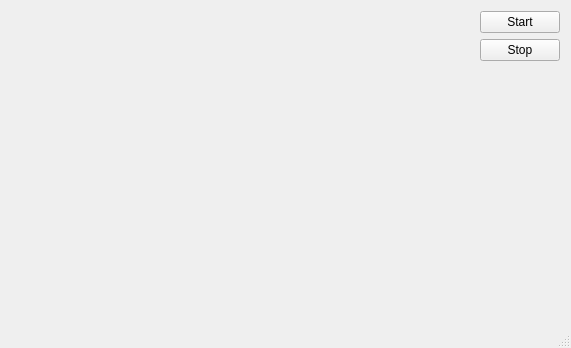
<?xml version="1.0" encoding="UTF-8"?>
<ui version="4.0">
 <class>MainWindow</class>
 <widget class="QMainWindow" name="MainWindow">
  <property name="geometry">
   <rect>
    <x>0</x>
    <y>0</y>
    <width>571</width>
    <height>348</height>
   </rect>
  </property>
  <property name="windowTitle">
   <string>MainWindow</string>
  </property>
  <widget class="QWidget" name="centralWidget">
   <layout class="QGridLayout" name="gridLayout">
    <item row="1" column="1">
     <widget class="QPushButton" name="start">
      <property name="text">
       <string>Start</string>
      </property>
     </widget>
    </item>
    <item row="2" column="1">
     <widget class="QPushButton" name="stop">
      <property name="text">
       <string>Stop</string>
      </property>
     </widget>
    </item>
    <item row="3" column="1">
     <spacer name="verticalSpacer">
      <property name="orientation">
       <enum>Qt::Vertical</enum>
      </property>
      <property name="sizeHint" stdset="0">
       <size>
        <width>20</width>
        <height>40</height>
       </size>
      </property>
     </spacer>
    </item>
    <item row="2" column="0">
     <spacer name="horizontalSpacer">
      <property name="orientation">
       <enum>Qt::Horizontal</enum>
      </property>
      <property name="sizeHint" stdset="0">
       <size>
        <width>40</width>
        <height>20</height>
       </size>
      </property>
     </spacer>
    </item>
   </layout>
  </widget>
  <widget class="QStatusBar" name="statusBar"/>
 </widget>
 <layoutdefault spacing="6" margin="11"/>
 <resources/>
 <connections/>
</ui>
